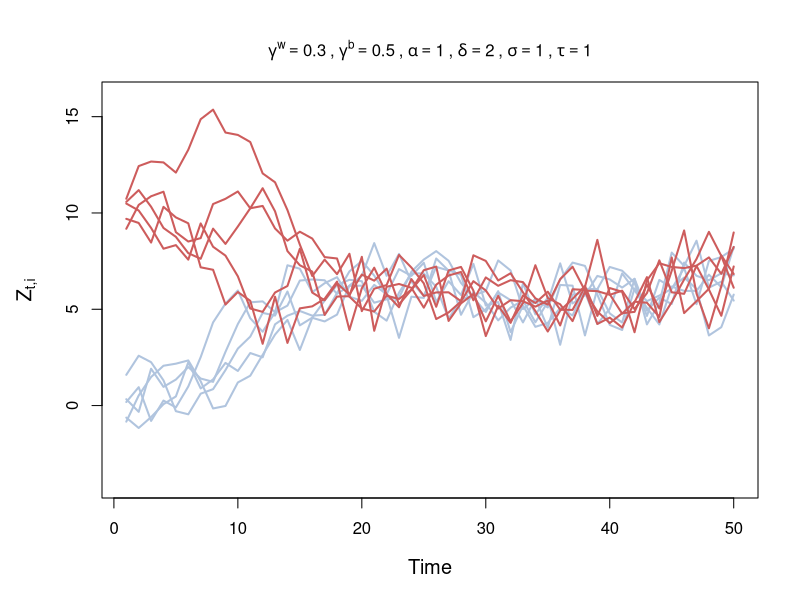
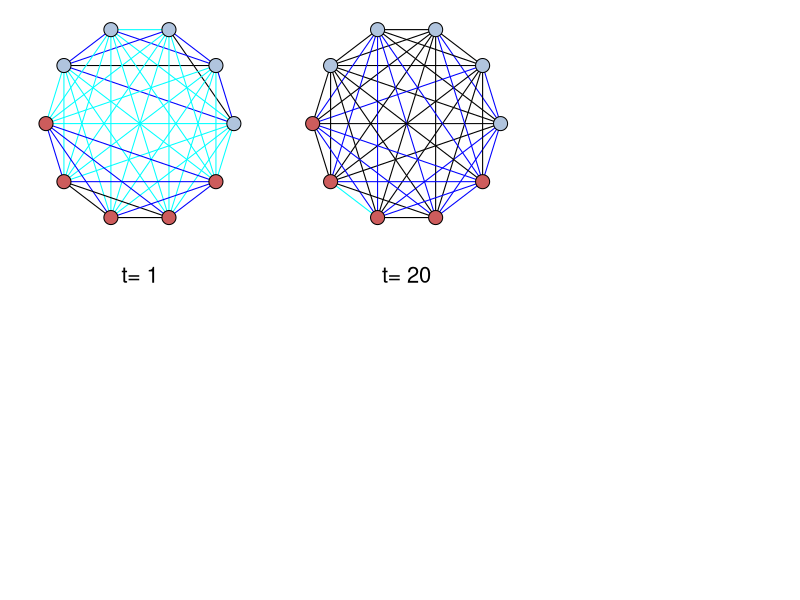

Reproduce these figures in R, in order. (Note: this script raises an error after producing the figures.)
library(igraph)
library(ggplot2)

sigmoid = function(x){
  1/(1 + exp(-x))
}
getA = function(neighbors, X, i, t, p){
  if(sum(neighbors)==0){
    A = 0
  }else if(sum(neighbors)==1){
    A = X[neighbors,,t-1] - X[i,,t-1]
  }else{
    if (p>1){
      avg = apply(X[neighbors,,t-1], 2, mean) # average of latent position of neighbors
    }else{
      avg = mean(X[neighbors,,t-1]) # average for 1-d
    }
    A = avg - X[i,,t-1]
  }
  return(A)
}
# get synthetic data Y, which is a series of network observations over time, 
# of dimension nxnxT
# X: nxpxT, X[2,,t] represents the latent position (\in R^p) for actor 2 at time t 
# p: dimension of latent space
# tau: sd for the initial latent position, eg. X_it ~ N(0, tau2 I_p) (actor i from group 1 at time t)
# nu: initial latent position for group 2: adding nu to make the two groups start at distinctly different mean location 
# sigma: sd for the transition distribution, eg. X_it+1 ~ N(X_it + gamma*A(), sigma2 I_p)
# gamma: attraction parameter
# alpha: baseline level
# delta: edge persistance
# return: Y: nxpxT, X[,,t] represents the adjacency matrix at t
getData = function(n, TT, p, tau, sigma, gamma1, gamma2, alpha, delta, pi, nu){
  X = array(0, dim=c(n,p,TT))
  Y = array(0, dim=c(n,n,TT))
  P = array(0, dim=c(n,n,TT))
  # initialize latent position at time 1 by memberships
  # X[,,1] = matrix(rnorm(n*p, 0, tau), n, p)
  X[pi==1,,1] = matrix(rnorm(sum(pi==1)*p, 0, tau), sum(pi==1), p)
  X[pi==2,,1] = matrix(rnorm(sum(pi==2)*p, nu, tau), sum(pi==2), p)
  
  # initialize random network at time 1
  for(i in 1:(n-1)){
    for(j in (i+1):n){
      s = sqrt(sum((X[i,,1] - X[j,,1])^2)) # euclidean distance between i, j at t
      pp = sigmoid(alpha - s)
      P[i,j,1] = pp
      P[j,i,1] = P[i,j,1]
      Y[i,j,1] = sample(c(1, 0), 1, prob=c(pp, 1-pp))
      Y[j,i,1] = Y[i,j,1]
    }
  }
  for(t in 2:TT){
    # update latent positions X[,,t]
    X[,,t] = X[,,t-1] + matrix(rnorm(n*p, 0, sigma), n, p)
    for(i in 1:n){
      # add attraction effect
      neighbors1 = (Y[,,t-1][i, ] == 1 & pi==pi[i]) # neighbors for actor i with same membership 
      neighbors2 = (Y[,,t-1][i, ] == 1 & pi!=pi[i]) # neighbors for actor i
      A1 = getA(neighbors1, X, i, t, p)
      A2 = getA(neighbors2, X, i, t, p)
      #A0 = getA(neighbors1|neighbors2, X, i, t, p)
      # X[i,,t] = X[i,,t] + gammas[i]*A
      X[i,,t] = X[i,,t] + gamma1*A1 + gamma2*A2 
    }
    # update observed network Y[,,t]
    for(i in 1:(n-1)){
      for(j in (i+1):n){
        s = sqrt(sum((X[i,,t] - X[j,,t])^2)) # euclidean distance between i, j at t
        pp = sigmoid(alpha + delta*Y[i,j,t-1] - s)
        P[i,j,t] = pp
        P[j,i,t] = P[i,j,t]
        Y[i,j,t] = sample(c(1, 0), 1, prob=c(pp, 1-pp))
        Y[j,i,t] = Y[i,j,t]
      }
    }
  }
  return(list(X=X, Y=Y, P=P))
}


# plots
draw = function(data, ylim=c(-20, 20)){
  Z = data$X
  n = length(Z[,,1])
  title= bquote(atop(gamma^w==.(gamma1)~','~gamma^b==.(gamma2)~','
                     ~alpha==.(alpha)~','~delta==.(delta)~','
                     ~sigma==.(sigma)~','~tau==.(tau)))
  plot(1:TT, Z[1,,], type='l', ylim=ylim, ylab=expression('Z'[t][','][i]), 
       xlab='Time', col='lightsteelblue', lwd=2, cex.lab=1.2)
  title(title, line=1,  cex.main=1)
  for(i in 2:n){
    if(pi[i]==1){
      lines(1:TT, Z[i,,], type='l', col='lightsteelblue', lwd=2)
    }else{
      lines(1:TT, Z[i,,], type='l', col='indianred', lwd=2)
      cat('ddd')
    }
  }
}

draw_link_prob = function(data, timespot, pi, n){
  Node<-matrix (1:n, n, 1)
  Link = matrix (NA, n*(n-1)/2, 3) # all possible edges
  colnames(Link)[3]<-'weight' 
  colnames(Node)[1]<-'order'
  k=1
  for(i in 1:(n-1)){
    for(j in (i+1):n){
      Link[k, 1] = i
      Link[k, 2] = j
      Link[k, 3] = data$P[i, j, timespot]
      k=k+1
    }
  }
  net <- graph.data.frame(Link, Node, directed=F) 
  l <- layout.circle(net) 
  vertex.color = c('lightsteelblue', 'indianred ')[pi]
  E(net)$width <- 1+E(net)$weight/12
  plot(net, 
       edge.color=c ('black', 'blue', 'cyan')[((E(net)$weight<=2/3)+(E(net)$weight<=1/3) + 1)],
       layout=l, xlab=paste('t=', timespot), cex=2,
       vertex.color=vertex.color, vertex.size=15, vertex.label=NA) 
}

# Generate figures for flocking ===============================
n = 10
TT = 50
p = 1
pi = rep(c(1, 2), each=(n/2))
tau = 1
sigma = 1

nu = 10
alpha = 1
delta = 2
gamma1 = 0.3
gamma2 = 0.5

set.seed(1)
temp11 = getData(n, TT, p, tau, sigma, gamma1, gamma2, alpha, delta, pi, nu)
data = temp11

# traces
par(mfrow=c(1,1), cex.lab=2)
par(mar=c(5.1, 5.1, 4.1, 2.1))
draw(temp11, ylim=c(-4, 16)) #flocking

# nets
par(mfrow=c(2,3), cex.lab=2)
par(mar=c(5,1,1,0)+.1)
draw_link_prob(temp11, 1, pi, n)
draw_link_prob(temp11, 20, pi, n)
plot(NULL)
draw_link_prob(temp11, 30, pi, n)
draw_link_prob(temp11, 50, pi, n)
plot(NULL)
plot(legend(0,0.45,legend=c('p>2/3','1/3<p<2/3',' p<1/3'), col=c('black', 'blue','cyan'),
            lty=1,cex=2, title='Line'))

# Generate figures for polarization ===============================
n = 10
TT = 50
p = 1
pi = rep(c(1, 2), each=(n/2))
tau = 1
sigma = 1

nu = 0
tau = 1
alpha = 2
delta = 3 
gamma1 = 0.7
gamma2 = -0.1

set.seed(1) 
temp11 = getData(n, TT, p, tau, sigma, gamma1, gamma2, alpha, delta, pi, nu)
data = temp11

# traces
par(mfrow=c(1,1), cex.lab=2)
par(mar=c(5.1, 5.1, 4.1, 2.1))
draw(temp11, ylim=c(-10, 10)) # polarization

# nets
par(mfrow=c(2,3), cex.lab=2)
par(mar=c(5,1,1,0)+.1)
draw_link_prob(temp11, 1, pi, n)
draw_link_prob(temp11, 20, pi, n)
plot(NULL)
draw_link_prob(temp11, 30, pi, n)
draw_link_prob(temp11, 50, pi, n)
plot(NULL)
plot(legend(0,0.45,legend=c('p>2/3','1/3<p<2/3',' p<1/3'), col=c('black', 'blue','cyan'),
            lty=1,cex=2, title='Line'))
